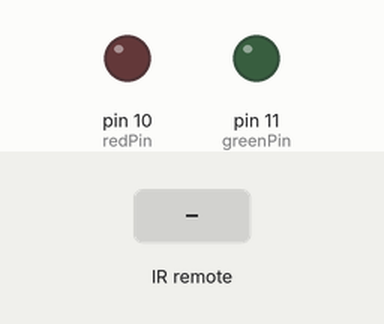
Bench run of a sketch on a simulated Arduino Uno, built with avr-gcc and run on an emulated ATmega328P. On the bench: output pins drawn as LEDs (lit = HIGH). The inputs (shaded band) are chosen by the test bench.

Above: at 1.2 s.
1.3 s: infrared code 0xFF38C7 received
At 1.9 s:
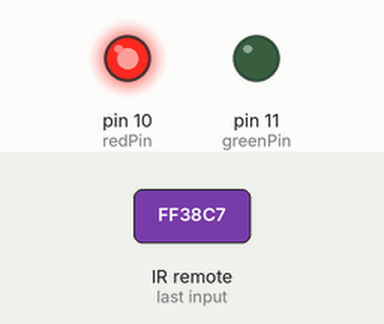
Timing chart, 0 to 4.3 s (numbered marks = the images above; inputs shaded):
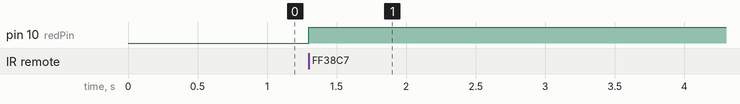

The sketch:

study10.ino
```cpp
#include <IRremote.h>

const int RECV_PIN = 7;
IRrecv irrecv(RECV_PIN);
decode_results results;
const int redPin = 10;
const int greenPin = 11;
int ledState = LOW;


void setup(){
  irrecv.enableIRIn();
  irrecv.blink13(true); //blink light on Arduino board, useful for debugging
  pinMode(redPin, OUTPUT);
  pinMode(greenPin, OUTPUT);
}

void loop(){
    if (irrecv.decode(&results)){

        switch(results.value){
          case 0xFF38C7: //Keypad button "5"
          if (ledState == LOW){
            ledState = HIGH;
          } else {
            ledState = LOW;
            }
            digitalWrite(redPin, ledState);
        }

        irrecv.resume(); // reset receiver, prepare for the next code.
    }
}
```

Measured:
- after the input at 1.3 s, pin 10 (redPin): LOW → HIGH at once
